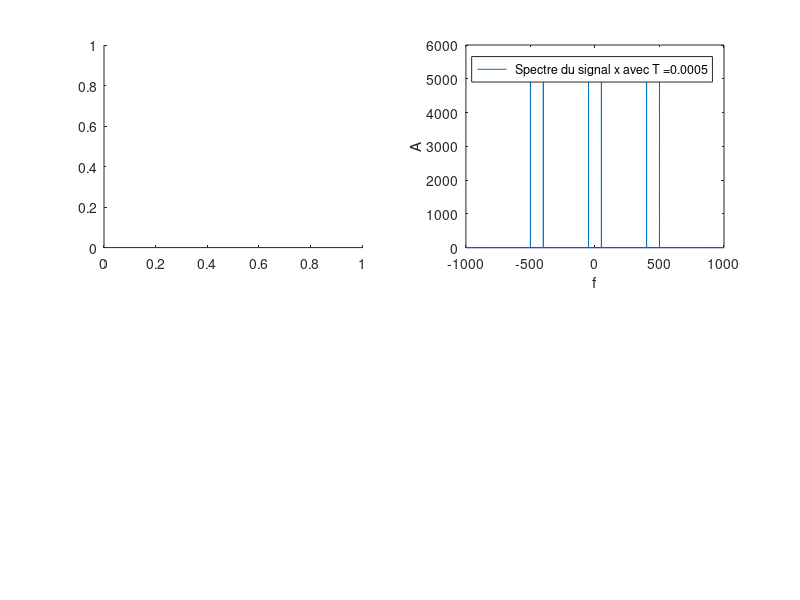

MATLAB code to generate this figure: (Note: this script raises an error after producing the figure.)
clear all 
    close all
    clc
%realiser par : Nilam

f1 = 500;
f2 = 400;
f3 = 50;
fc0 = 50;
Te = 0.0005;
t = [0:Te:5-Te];
fe = 1/Te;
N = length(t);
f = (0:N-1)*fe/N;
fshift = (-N/2:(N/2)-1)*(fe/N);
K = 1;
wc = 50;
w = 2*pi*f;


x = sin(2*pi*f1*t)+sin(2*pi*f2*t)+sin(2*pi*f3*t);
y = fft(x);


% subplot(3,2,2)
%     plot(t,x);
%     legend(" Signal x avec T =0.0005");
subplot(2,2,2)
    plot(fshift,fftshift(abs(y)));
    legend(" Spectre du signal x avec T =0.0005");
    xlabel("f");
    ylabel("A");
    
%% Transmitance Complexe
    % frequence wc=50
    H = (K*1i*w/wc)./(1+1i*w/wc);
    G = 20*log(abs(H));
    Ang = angle(H);
    
    % 1 frequence fc=500
    wc1=2*pi*500;
    H1 = (K*1i*w/wc1)./(1+1i*w/wc1);
    G1 = 20*log(abs(H1));
    Ang1 = angle(H1);
    
    % 2 frequence fc=1000
    wc2=2*pi*1000;
    H2 = (K*1i*w/wc2)./(1+1i*w/wc2);
    G2 = 20*log(abs(H2));
    Ang2 = angle(H2);
    
    % 3 frequence fc=150
    wc3=2*pi*150;
    H3 = (K*1i*w/wc3)./(1+1i*w/wc3);
    G3 = 20*log(abs(H3));
    Ang3 = angle(H3);
    
    %representation des spectres leur Gain et le dephasage et spectre filtrer
%     subplot(2,2,1);
%     
%         semilogx(f,abs(H),f,abs(H1),f,abs(H2),f,abs(H3));
%         legend("spectre du signal avec wc=50","spectre du signal avec wc1=2*pi*500"," spectre du signal avec wc2=2*pi*1000","spectre du signal avec wc3=2*pi*50");  
%         grid on
%         xlabel("f");
%         ylabel("|H(jw)|");
%     subplot(2,2,2);
%         semilogx(f,G,f,G1,f,G2,f,G3);
%         legend("Courbe de Gain  wc=50","Courbe de Gain wc1=2*pi*500","Courbe de Gain wc2=2*pi*1000","Courbe de Gain wc3=2*pi*50");  
%         grid on
%         xlabel("f");
%         ylabel("20*log(|H(jw)|)");
%     
%     subplot(2,2,3);
%     
%         semilogx(f,Ang,f,Ang1,f,Ang2,f,Ang3);
%         grid on
%         legend("Courbe de dephasage wc=50","Courbe de dephasage wc1=2*pi*500","Courbe de dephasage wc2=2*pi*1000","Courbe de dephasage wc3=2*pi*50"); 
%         xlabel("f");
%         ylabel("angle(H(jw))");
        
     subplot(2,2,1);
        Hpass=[H1(1:floor(N/2)),flip(H1(1:floor(N/2)))];
        filter_freq = y .* Hpass;
        filter_temp = ifft(filter_freq,"symmetric");
    
       plot(fshift,fftshift(2*abs(fft(filter_temp)/N)));
       legend("spectre de phase apres filtrage avec H1 fc=500");
        xlabel("f");
        ylabel("A");
       
%        %% Filtre ideale 
%         %creation du filtre
%             filtre_interferance = ones(N);
%             index_fc0 = ceil((fc0*N)/fe)+1;
%             filtre_interferance(index_fc0)=0;
%             filtre_interferance(N-index_fc0+1)=0;
% 
%     
%      %application du filtre
%             filtre_int_freq = y.* filtre_interferance ;
%  
%     %restitution du signal filtrer
%             filtre_int_temp = ifft(filtre_int_freq,"symmetric");  
%     
%     %Comparer filtrage ideal et reel
%             diff = filtre_int_temp - filter_temp ; 
%    
%       subplot(3,3,5)
%              plot(fshift,fftshift(2*abs(fft(filtre_int_temp))/N));
%       subplot(3,3,6)
%       
%             plot(t,diff,"Linewidth",1)
%             legend("difference entre filtrage reel et ideal")
